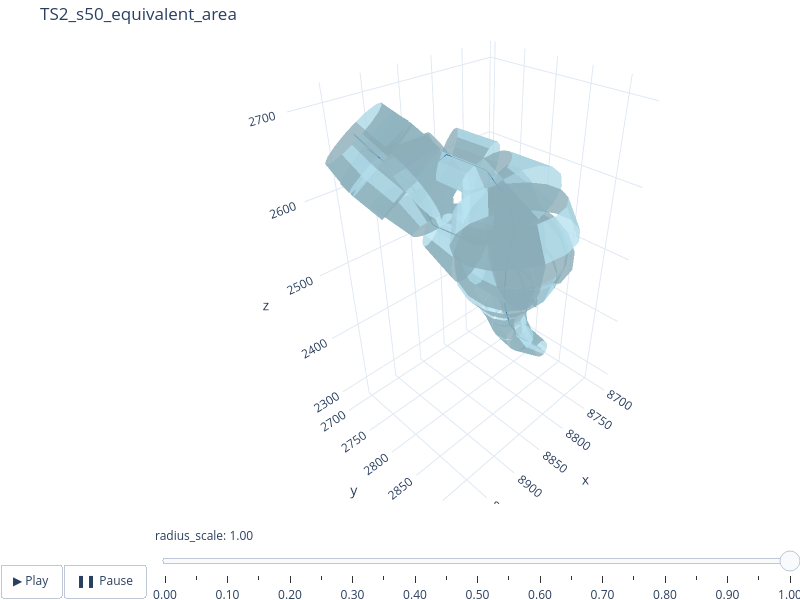

Here is the notebook cell this chart was saved with:
### Markdown cell above
# Plotting

### Code cell
# plot using swctools
make_html = False

for radius_strategy in radius_strategy_list:
    swc_filepath = f"{swc_out_dir}/TS{spine_idx}_s{spacing}_{radius_strategy}.swc"
    model = SWCModel.from_swc_file(swc_filepath)
    model.print_attributes(node_info=False, edge_info=False)
    frusta = FrustaSet.from_swc_model(model)
    title = f"TS{spine_idx}_s{spacing}_{radius_strategy}"
    fig = plot_model(swc_model=model, frusta=frusta, slider=True, title=title)
    fig.show()
    if make_html:
        fig.write_html(f"../plotly/TS{spine_idx}_s{spacing}_{radius_strategy}.html")

### Figure 1 — Plotly figure (JSON) as saved in the notebook; plotly's stock layout.template omitted (floating-point values rounded to 4 significant figures; data arrays with more than 128 entries replaced by an {"elided": "..."} marker saying what was removed)
{"data": [{"color": "lightblue", "flatshading": true, "i": {"elided": "576 int values"}, "j": {"elided": "576 int values"}, "k": {"elided": "576 int values"}, "name": "frusta", "opacity": 0.8, "type": "mesh3d", "x": {"elided": "576 float values"}, "y": {"elided": "576 float values"}, "z": {"elided": "576 float values"}}, {"line": {"color": "#1f77b4", "width": 2}, "mode": "lines", "name": "centroid", "type": "scatter3d", "x": [8718.0, 8746.0, null, 8746.0, 8771.0, null, 8771.0, 8789.0, null, 8789.0, 8808.0, null, 8808.0, 8820.0, null, 8820.0, 8826.0, null, 8826.0, 8825.0, null, 8825.0, 8827.0, null, 8827.0, 8872.0, null, 8872.0, 8904.0, null, 8904.0, 8913.0, null, 8913.0, 8929.0, null, 8913.0, 8879.0, null, 8929.0, 8936.0, null, 8929.0, 8942.0, null, 8879.0, 8847.0, null, 8847.0, 8827.0, null, 8827.0, 8825.0, null], "y": [2827.0, 2806.0, null, 2806.0, 2806.0, null, 2806.0, 2812.0, null, 2812.0, 2827.0, null, 2827.0, 2839.0, null, 2839.0, 2851.0, null, 2851.0, 2854.0, null, 2854.0, 2853.0, null, 2853.0, 2832.0, null, 2832.0, 2805.0, null, 2805.0, 2783.0, null, 2783.0, 2756.0, null, 2783.0, 2803.0, null, 2756.0, 2745.0, null, 2756.0, 2731.0, null, 2803.0, 2830.0, null, 2830.0, 2847.0, null, 2847.0, 2854.0, null], "z": [2291.0, 2319.0, null, 2319.0, 2361.0, null, 2361.0, 2407.0, null, 2407.0, 2450.0, null, 2450.0, 2497.0, null, 2497.0, 2544.0, null, 2544.0, 2552.0, null, 2552.0, 2551.0, null, 2551.0, 2557.0, null, 2557.0, 2582.0, null, 2582.0, 2625.0, null, 2625.0, 2651.0, null, 2625.0, 2655.0, null, 2651.0, 2661.0, null, 2651.0, 2674.0, null, 2655.0, 2635.0, null, 2635.0, 2593.0, null, 2593.0, 2552.0, null]}], "layout": {"height": 600, "margin": {"b": 0, "l": 0, "r": 0, "t": 40}, "scene": {"aspectmode": "data"}, "showlegend": false, "sliders": [{"active": 20, "currentvalue": {"prefix": "radius_scale: ", "visible": true}, "steps": [{"args": [["scale=0.00"], {"frame": {"duration": 0}, "mode": "immediate", "transition": {"duration": 0}}], "label": "0.00", "method": "animate"}, {"args": [["scale=0.05"], {"frame": {"duration": 0}, "mode": "immediate", "transition": {"duration": 0}}], "label": "0.05", "method": "animate"}, {"args": [["scale=0.10"], {"frame": {"duration": 0}, "mode": "immediate", "transition": {"duration": 0}}], "label": "0.10", "method": "animate"}, {"args": [["scale=0.15"], {"frame": {"duration": 0}, "mode": "immediate", "transition": {"duration": 0}}], "label": "0.15", "method": "animate"}, {"args": [["scale=0.20"], {"frame": {"duration": 0}, "mode": "immediate", "transition": {"duration": 0}}], "label": "0.20", "method": "animate"}, {"args": [["scale=0.25"], {"frame": {"duration": 0}, "mode": "immediate", "transition": {"duration": 0}}], "label": "0.25", "method": "animate"}, {"args": [["scale=0.30"], {"frame": {"duration": 0}, "mode": "immediate", "transition": {"duration": 0}}], "label": "0.30", "method": "animate"}, {"args": [["scale=0.35"], {"frame": {"duration": 0}, "mode": "immediate", "transition": {"duration": 0}}], "label": "0.35", "method": "animate"}, {"args": [["scale=0.40"], {"frame": {"duration": 0}, "mode": "immediate", "transition": {"duration": 0}}], "label": "0.40", "method": "animate"}, {"args": [["scale=0.45"], {"frame": {"duration": 0}, "mode": "immediate", "transition": {"duration": 0}}], "label": "0.45", "method": "animate"}, {"args": [["scale=0.50"], {"frame": {"duration": 0}, "mode": "immediate", "transition": {"duration": 0}}], "label": "0.50", "method": "animate"}, {"args": [["scale=0.55"], {"frame": {"duration": 0}, "mode": "immediate", "transition": {"duration": 0}}], "label": "0.55", "method": "animate"}, {"args": [["scale=0.60"], {"frame": {"duration": 0}, "mode": "immediate", "transition": {"duration": 0}}], "label": "0.60", "method": "animate"}, {"args": [["scale=0.65"], {"frame": {"duration": 0}, "mode": "immediate", "transition": {"duration": 0}}], "label": "0.65", "method": "animate"}, {"args": [["scale=0.70"], {"frame": {"duration": 0}, "mode": "immediate", "transition": {"duration": 0}}], "label": "0.70", "method": "animate"}, {"args": [["scale=0.75"], {"frame": {"duration": 0}, "mode": "immediate", "transition": {"duration": 0}}], "label": "0.75", "method": "animate"}, {"args": [["scale=0.80"], {"frame": {"duration": 0}, "mode": "immediate", "transition": {"duration": 0}}], "label": "0.80", "method": "animate"}, {"args": [["scale=0.85"], {"frame": {"duration": 0}, "mode": "immediate", "transition": {"duration": 0}}], "label": "0.85", "method": "animate"}, {"args": [["scale=0.90"], {"frame": {"duration": 0}, "mode": "immediate", "transition": {"duration": 0}}], "label": "0.90", "method": "animate"}, {"args": [["scale=0.95"], {"frame": {"duration": 0}, "mode": "immediate", "transition": {"duration": 0}}], "label": "0.95", "method": "animate"}, {"args": [["scale=1.00"], {"frame": {"duration": 0}, "mode": "immediate", "transition": {"duration": 0}}], "label": "1.00", "method": "animate"}]}], "title": {"text": "TS2_s50_equivalent_area"}, "updatemenus": [{"buttons": [{"args": [null, {"frame": {"duration": 0}, "fromcurrent": true, "transition": {"duration": 0}}], "label": "▶ Play", "method": "animate"}, {"args": [[null], {"frame": {"duration": 0}, "mode": "immediate", "transition": {"duration": 0}}], "label": "❚❚ Pause", "method": "animate"}], "direction": "left", "pad": {"r": 10, "t": 60}, "showactive": false, "type": "buttons", "x": 0, "y": 0}], "width": 800}}
